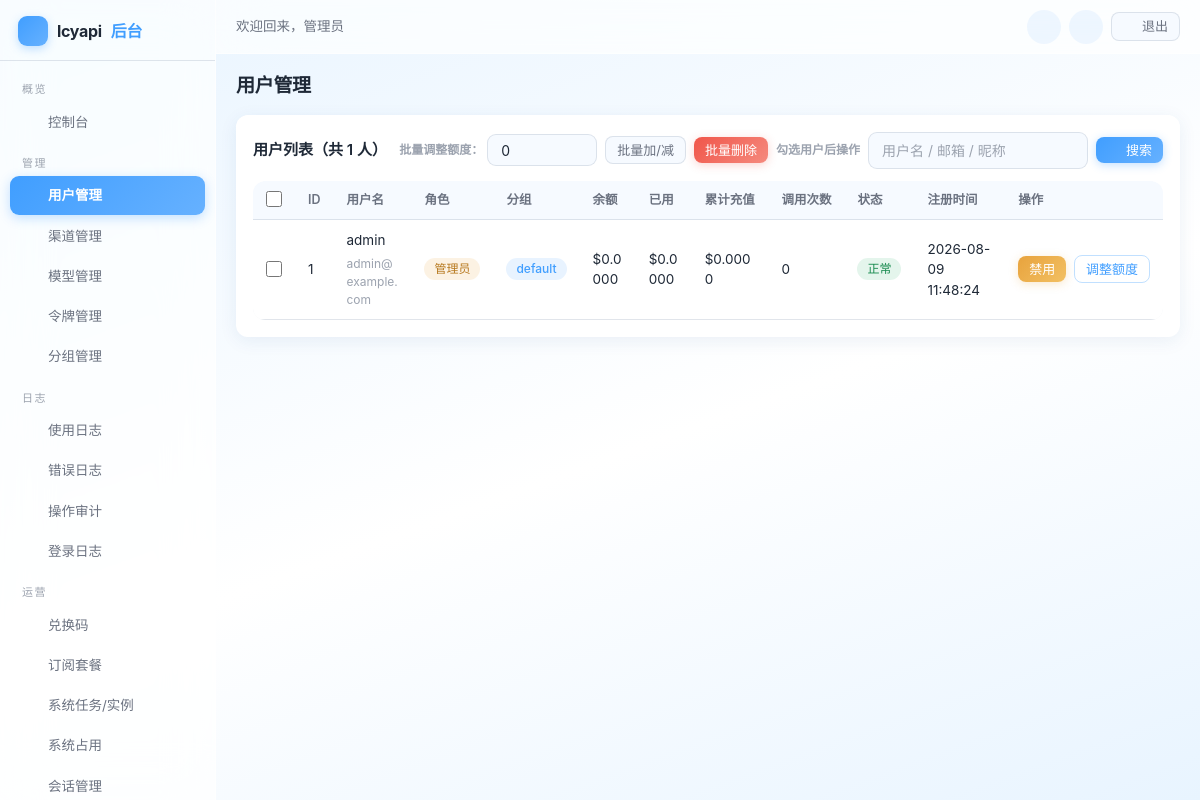
Screenshot of /admin/users/index.php (signed in) with the database file from the repository.
### tables this page shows
CREATE TABLE IF NOT EXISTS settings (
    `key` VARCHAR(50) NOT NULL PRIMARY KEY,
    value TEXT DEFAULT NULL,
    type VARCHAR(20) NOT NULL DEFAULT 'string',
    description VARCHAR(255) DEFAULT NULL,
    updated_at DATETIME NOT NULL DEFAULT CURRENT_TIMESTAMP ON UPDATE CURRENT_TIMESTAMP
);

CREATE TABLE IF NOT EXISTS users (
    id INT UNSIGNED AUTO_INCREMENT PRIMARY KEY,
    checkin_streak INT UNSIGNED NOT NULL DEFAULT 0 COMMENT '连续签到天数',
    username VARCHAR(50) NOT NULL,
    email VARCHAR(100) DEFAULT NULL,
    email_verified TINYINT NOT NULL DEFAULT 0 COMMENT '邮箱已验证',
    password VARCHAR(255) NOT NULL,
    nickname VARCHAR(50) DEFAULT NULL,
    avatar VARCHAR(255) DEFAULT NULL,
    role ENUM('admin','user') NOT NULL DEFAULT 'user',
    quota DECIMAL(14,6) NOT NULL DEFAULT 0.000000,
    used_quota DECIMAL(14,6) NOT NULL DEFAULT 0.000000,
    total_quota DECIMAL(14,6) NOT NULL DEFAULT 0.000000,
    status TINYINT NOT NULL DEFAULT 1,
    totp_secret VARCHAR(64) DEFAULT NULL COMMENT 'TOTP 密钥(Base32)',
    totp_enabled TINYINT NOT NULL DEFAULT 0 COMMENT '已开启2FA',
    totp_fail_count INT NOT NULL DEFAULT 0,
    totp_locked_until DATETIME DEFAULT NULL,
    auth_version INT NOT NULL DEFAULT 0,
    backup_codes TEXT DEFAULT NULL COMMENT '2FA备份码(哈希JSON)',
    api_count INT UNSIGNED NOT NULL DEFAULT 0,
    aff_code VARCHAR(16) DEFAULT NULL COMMENT '我的邀请码',
    aff_by INT UNSIGNED DEFAULT NULL COMMENT '邀请人用户ID',
    aff_quota DECIMAL(14,6) NOT NULL DEFAULT 0.000000 COMMENT '待转入的邀请收益',
    aff_history_quota DECIMAL(14,6) NOT NULL DEFAULT 0.000000 COMMENT '累计邀请收益',
    `group` VARCHAR(32) NOT NULL DEFAULT 'default' COMMENT '用户分组',
    last_login_at DATETIME DEFAULT NULL,
    last_login_ip VARCHAR(45) DEFAULT NULL,
    created_at DATETIME NOT NULL DEFAULT CURRENT_TIMESTAMP,
    updated_at DATETIME NOT NULL DEFAULT CURRENT_TIMESTAMP ON UPDATE CURRENT_TIMESTAMP,
    UNIQUE KEY uk_username (username),
    UNIQUE KEY uk_email (email),
    UNIQUE KEY uk_aff_code (aff_code),
    KEY idx_status (status),
    KEY idx_aff_by (aff_by)
);

### includes/cache.php (called while the page is built, shortened)
<?php
class Cache
{
    private static $enabled = true;
    public static function setConfig($config)
    {
        self::$enabled = $config['enabled'];
    }
    public static function get($key)
    {
        if (!self::$enabled) {
            return false;
        }
        $file = self::getFilePath($key);
        $data = @file_get_contents($file);
        $value = @json_decode($data, true);
        return $value;
    }
    public static function set($key, $value, $ttl = 0)
    {
        if (!self::$enabled) {
            return false;
        }
        return true;
    }
    public static function remember($key, $ttl, $callback)
    {
        $cached = self::get($key);
        $value = $callback();
        return $value;
    }
}

### includes/db.php (called while the page is built, shortened)
<?php
class DB
{
    private static $pdo = null;
    public static function init($config)
    {
        $dsn = sprintf('mysql:host=%s;port=%d;dbname=%s;charset=%s', $config['host'], $config['port'], $config['name'], $config['charset']);
        self::$pdo = new PDO($dsn, $config['user'], $config['pass'], [
            PDO::ATTR_ERRMODE => PDO::ERRMODE_EXCEPTION,
            PDO::ATTR_DEFAULT_FETCH_MODE => PDO::FETCH_ASSOC,
            PDO::ATTR_EMULATE_PREPARES => false,
            PDO::ATTR_TIMEOUT => 5,
        ]);
    }
    public static function getInstance()
    {
        return self::$pdo;
    }
    public static function query($sql, $params = [])
    {
        $stmt = self::getInstance()->prepare($sql);
        $stmt->execute($params);
        return $stmt;
    }
    public static function fetch($sql, $params = [])
    {
        $stmt = self::query($sql, $params);
        return $stmt->fetch() ?: false;
    }
    public static function fetchAll($sql, $params = [])
    {
        return self::query($sql, $params)->fetchAll();
    }
    public static function value($sql, $params = [])
    {
        $row = self::query($sql, $params)->fetch(PDO::FETCH_NUM);
        return $row ? $row[0] : null;
    }
}

### includes/auth.php (called while the page is built, shortened)
<?php
class Auth
{
    public static function check()
    {
        $user = User::find((int)$_SESSION[self::SESSION_KEY]);
        return true;
    }
    public static function user()
    {
        return $GLOBALS['__current_user'];
    }
}

### includes/user.php (called while the page is built, shortened)
<?php
class User
{
    public static function find($id)
    {
        return DB::fetch('SELECT * FROM users WHERE id = ?', [(int)$id]);
    }
}

### includes/admin.php (called while the page is built, shortened)
<?php
class Admin
{
    public static function requireAdmin()
    {
        if (!Auth::check() || !Auth::isAdmin()) {
            redirect(base_url('admin/login.php'));
        }
    }
}

### admin/users/index.php (the view, shortened to what this page needs)
<?php
Admin::requireAdmin();
$pageTitle = '用户管理';
$keyword = trim($_GET['q'] ?? '');
$page = max(1, (int)($_GET['page'] ?? 1));
$perPage = 20;
$where = '';
$params = [];
$total = (int)DB::value('SELECT COUNT(*) FROM users' . $where, $params);
$pages = max(1, (int)ceil($total / $perPage));
$page = min($page, $pages);
$users = DB::fetchAll('SELECT * FROM users' . $where . ' ORDER BY id DESC LIMIT ' . (int)$perPage . ' OFFSET ' . (int)(($page - 1) * $perPage), $params);
?>
<?php require dirname(__DIR__) . '/templates/header.php'; ?>
<div class="card">
    <div class="card-title" style="display:flex; justify-content:space-between; align-items:center; flex-wrap:wrap; gap:8px;">
        <span>用户列表（共 <?php echo $total; ?> 人）</span>
        <div style="display:flex; gap:8px; align-items:center; flex-wrap:wrap;">
            <form method="post" id="batchForm" style="display:flex; gap:8px; align-items:center; flex-wrap:wrap;">
                <div style="display:flex; gap:4px; align-items:center;">
                    <label class="form-hint" style="margin:0;">批量调整额度：</label>
                    <input type="number" name="delta" step="0.0001" class="form-control" style="width:110px; height:32px;" value="0">
                </div>
                <button type="button" class="btn btn-sm btn-secondary" onclick="submitBatch('batch_quota')">批量加/减</button>
                <button type="button" class="btn btn-sm btn-danger" onclick="submitBatch('batch_delete', true)">批量删除</button>
                <span class="form-hint" style="margin:0;">勾选用户后操作</span>
            </form>
            <form method="get" style="display:flex; gap:8px; align-items:center;">
                <input type="text" name="q" class="form-control" style="width:220px;" value="<?php echo e($keyword); ?>" placeholder="用户名 / 邮箱 / 昵称">
                <button type="submit" class="btn btn-sm"><?php echo svg_icon('search'); ?>搜索</button>
            </form>
        </div>
    </div>
    <table class="table">
        <thead>
            <tr>
                <th style="width:36px;"><input type="checkbox" id="checkAll" onclick="toggleAll(this)"></th>
                <th>ID</th><th>用户名</th><th>角色</th><th>分组</th><th>余额</th><th>已用</th>
                <th>累计充值</th><th>调用次数</th><th>状态</th><th>注册时间</th><th>操作</th>
            </tr>
        </thead>
        <tbody>
        <?php foreach ($users as $u) : ?>
            <tr>
                <td><input type="checkbox" class="us-row" value="<?php echo $u['id']; ?>"></td>
                <td><?php echo $u['id']; ?></td>
                <td><?php echo e($u['username']); ?>
                    <?php if ($u['email']) : ?><div class="form-hint"><?php echo e($u['email']); ?></div><?php endif; ?>
                </td>
                <td><?php echo $u['role'] === 'admin' ? '<span class="badge badge-yellow">管理员</span>' : '<span class="badge badge-gray">用户</span>'; ?></td>
                <td><span class="badge badge-blue"><?php echo e($u['group'] ?? 'default'); ?></span></td>
                <td>$<?php echo e(number_format((float)$u['quota'], 4)); ?></td>
                <td>$<?php echo e(number_format((float)$u['used_quota'], 4)); ?></td>
                <td>$<?php echo e(number_format((float)$u['total_quota'], 4)); ?></td>
                <td><?php echo number_format((int)$u['api_count']); ?></td>
                <td><?php echo $u['status'] ? '<span class="badge badge-green">正常</span>' : '<span class="badge badge-red">禁用</span>'; ?></td>
                <td><?php echo e($u['created_at']); ?></td>
                <td style="white-space:nowrap;">
                    <form method="post" style="display:inline-block; margin-right:4px;">
                        <button type="submit" name="action" value="toggle" class="btn btn-sm <?php echo $u['status'] ? 'btn-warning' : 'btn-success'; ?>"><?php echo $u['status'] ? '禁用' : '启用'; ?></button>
                    </form>
                    <a class="btn btn-sm btn-outline" onclick="toggleRow(<?php echo $u['id']; ?>)" href="javascript:void(0)">调整额度</a>
                </td>
            </tr>
        <?php endforeach; ?>
        </tbody>
    </table>
</div>
<?php require dirname(__DIR__) . '/templates/footer.php'; ?>

### admin/templates/header.php (shortened to what this page needs)
<?php
Admin::requireAdmin();
$pageTitle = isset($pageTitle) ? $pageTitle : '管理后台';
$adminUser = Auth::user();
$requestPath = isset($_SERVER['REQUEST_URI']) ? parse_url($_SERVER['REQUEST_URI'], PHP_URL_PATH) : '';
function admin_nav($needle, $requestPath)
{
    return strpos($requestPath, $needle) !== false ? 'active' : '';
}
?>
<!DOCTYPE html>
<html lang="zh-CN">
<head>
<link rel="stylesheet" href="<?php echo base_url('assets/css/common.css'); ?>">
<link rel="stylesheet" href="<?php echo base_url('assets/css/admin.css'); ?>">
</head>
<body>
<div class="admin-layout">
    <aside class="admin-sidebar" id="adminSidebar">
        <div class="brand">
            <span class="brand-logo"><?php echo svg_icon('zap'); ?></span>
            <?php echo e(setting('site_name', config('site.name'))); ?><span>后台</span>
        </div>
        <nav class="menu">
            <div class="group-title">概览</div>
            <a class="<?php echo admin_nav('/admin/index.php', $requestPath); ?>" href="<?php echo base_url('admin/index.php'); ?>"><?php echo svg_icon('home'); ?>控制台</a>
            <div class="group-title">管理</div>
            <a class="<?php echo admin_nav('/admin/users/', $requestPath); ?>" href="<?php echo base_url('admin/users/index.php'); ?>"><?php echo svg_icon('users'); ?>用户管理</a>
            <a class="<?php echo admin_nav('/admin/channels/', $requestPath); ?>" href="<?php echo base_url('admin/channels/index.php'); ?>"><?php echo svg_icon('channel'); ?>渠道管理</a>
            <a class="<?php echo admin_nav('/admin/models/', $requestPath); ?>" href="<?php echo base_url('admin/models/index.php'); ?>"><?php echo svg_icon('cpu'); ?>模型管理</a>
            <a class="<?php echo admin_nav('/admin/tokens/', $requestPath); ?>" href="<?php echo base_url('admin/tokens/index.php'); ?>"><?php echo svg_icon('key'); ?>令牌管理</a>
            <a class="<?php echo admin_nav('/admin/groups/', $requestPath); ?>" href="<?php echo base_url('admin/groups/index.php'); ?>"><?php echo svg_icon('ratio'); ?>分组管理</a>
            <div class="group-title">日志</div>
            <a class="<?php echo admin_nav('/admin/logs/', $requestPath); ?>" href="<?php echo base_url('admin/logs/index.php'); ?>"><?php echo svg_icon('list'); ?>使用日志</a>
            <a class="<?php echo admin_nav('/admin/errors/', $requestPath); ?>" href="<?php echo base_url('admin/errors/index.php'); ?>"><?php echo svg_icon('alert'); ?>错误日志</a>
            <a class="<?php echo admin_nav('/admin/audit/', $requestPath); ?>" href="<?php echo base_url('admin/audit/index.php'); ?>"><?php echo svg_icon('shield'); ?>操作审计</a>
            <a class="<?php echo admin_nav('/admin/login-logs/', $requestPath); ?>" href="<?php echo base_url('admin/login-logs/index.php'); ?>"><?php echo svg_icon('check'); ?>登录日志</a>
            <div class="group-title">运营</div>
            <a class="<?php echo admin_nav('/admin/codes/', $requestPath); ?>" href="<?php echo base_url('admin/codes/index.php'); ?>"><?php echo svg_icon('gift'); ?>兑换码</a>
            <a class="<?php echo admin_nav('/admin/subscriptions/', $requestPath); ?>" href="<?php echo base_url('admin/subscriptions/index.php'); ?>"><?php echo svg_icon('crown'); ?>订阅套餐</a>
            <a class="<?php echo admin_nav('/admin/system/index.php', $requestPath); ?>" href="<?php echo base_url('admin/system/index.php'); ?>"><?php echo svg_icon('server'); ?>系统任务/实例</a>
            <a class="<?php echo admin_nav('/admin/system/status.php', $requestPath); ?>" href="<?php echo base_url('admin/system/status.php'); ?>"><?php echo svg_icon('chart'); ?>系统占用</a>
            <a class="<?php echo admin_nav('/admin/system/sessions.php', $requestPath); ?>" href="<?php echo base_url('admin/system/sessions.php'); ?>"><?php echo svg_icon('lock'); ?>会话管理</a>
        </nav>
    </aside>
    <div class="admin-main">
        <div class="admin-topbar">
            <div class="topbar-left">
                <span class="greeting">欢迎回来，<?php echo e($adminUser['nickname'] ?: $adminUser['username']); ?></span>
            </div>
            <div class="topbar-right">
                <button type="button" class="icon-btn" data-theme-toggle title="切换明暗模式"><?php echo svg_icon('moon'); ?></button>
                <a class="icon-btn" href="<?php echo base_url('user/index.php'); ?>" title="进入前台"><?php echo svg_icon('globe'); ?></a>
                <a href="<?php echo base_url('admin/logout.php'); ?>" class="btn btn-sm btn-secondary"><?php echo svg_icon('logout'); ?>退出</a>
            </div>
        </div>
        <div class="admin-content">
            <div class="admin-page-title"><?php echo e($pageTitle); ?></div>

### assets/css/admin.css (style rules this page uses)
.admin-layout { display: flex; min-height: 100vh; }
.admin-sidebar { width: 216px; flex-shrink: 0; position: fixed; top: 0; bottom: 0; left: 0; z-index: 300; background: var(--glass); backdrop-filter: blur(24px) saturate(1.5); -webkit-backdrop-filter: blur(24px) saturate(1.5); border-right: 1px solid var(--glass-border); overflow-y: auto; overscroll-behavior: contain; display: flex; flex-direction: column; transition: transform .35s var(--ease); }
.admin-sidebar .brand { padding: 16px 18px 14px; font-size: 16px; font-weight: 700; letter-spacing: -.3px; color: var(--text); display: flex; align-items: center; gap: 9px; border-bottom: 1px solid var(--border); }
.admin-sidebar .brand .brand-logo { width: 30px; height: 30px; border-radius: 9px; flex: none; background: linear-gradient(135deg, var(--accent), var(--accent-2)); display: inline-flex; align-items: center; justify-content: center; color: #fff; box-shadow: 0 3px 10px var(--accent-border); }
.admin-sidebar .brand span { color: var(--accent); font-weight: 600; }
.admin-sidebar .menu { padding: 8px 10px 20px; }
.admin-sidebar .menu a { display: flex; align-items: center; gap: 9px; padding: 9px 12px; margin-bottom: 2px; color: var(--text-2); border-radius: var(--radius-sm); font-size: 13.5px; transition: all .22s var(--ease); }
.admin-sidebar .menu a.active { background: linear-gradient(135deg, var(--accent), var(--accent-2)); color: #fff; font-weight: 600; box-shadow: 0 3px 12px var(--accent-border); }
.admin-sidebar .menu .group-title { padding: 12px 12px 5px; font-size: 11px; color: var(--text-3); letter-spacing: 1.5px; }
.admin-main { flex: 1; margin-left: 216px; min-width: 0; display: flex; flex-direction: column; }
.admin-topbar { position: sticky; top: 0; z-index: 200; background: var(--glass); backdrop-filter: blur(24px) saturate(1.5); -webkit-backdrop-filter: blur(24px) saturate(1.5); border-bottom: 1px solid var(--glass-border); padding: 0 20px; height: 54px; display: flex; align-items: center; justify-content: space-between; gap: 12px; }
.admin-topbar .topbar-left { display: flex; align-items: center; gap: 10px; min-width: 0; color: var(--text-2); font-size: 13.5px; }
.admin-topbar .topbar-left .greeting { white-space: nowrap; overflow: hidden; text-overflow: ellipsis; }
.admin-topbar .topbar-right { display: flex; align-items: center; gap: 8px; flex: none; }
.admin-content { padding: 18px 20px 30px; flex: 1; max-width: 1400px; width: 100%; margin: 0 auto; }
.admin-page-title { font-size: 19px; font-weight: 700; margin-bottom: 14px; letter-spacing: -.3px; display: flex; align-items: center; gap: 8px; animation: fadeUp .35s var(--ease); }

### rows the page displays
settings: value "lcyapi"
users: nickname "管理员", id "1", username "admin", email "admin@example.com", role "管理员", group "default", quota "0.0000", used_quota "0.0000", total_quota "0.0000", api_count "0", status "正常", created_at "2026-08-09 11:48:24"

### other values shown
$pageTitle "用户管理"
$total "1"
